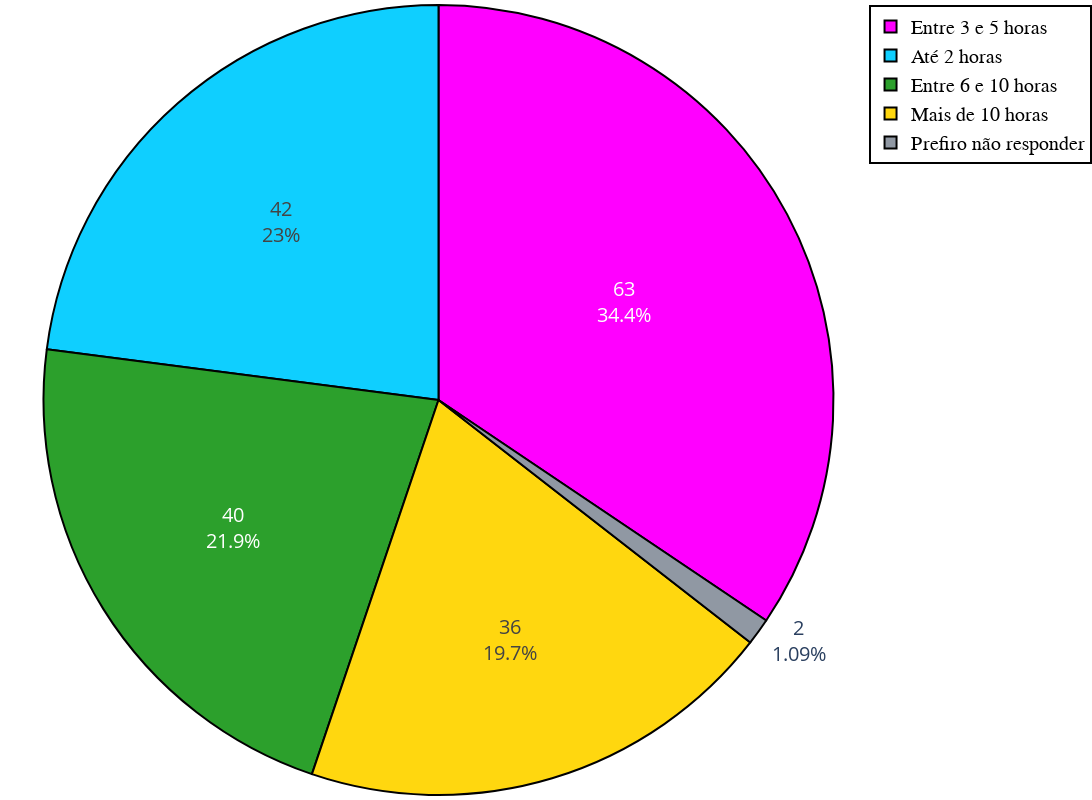

Notebook code cell kept with this figure:
### Code cell
# 3. Quanto tempo você gasta, em média, jogando jogos eletrônicos por semana?
# - Até 2 horas
# - Entre 3 e 5 horas
# - Entre 6 e 10 horas
# - Mais de 10 horas semanais
# - Prefiro não responder
    
# Pega a terceira coluna da df
q3 = df.iloc[:, 2]

# Separa as respostas
q3_2 = q3[q3 == 'Até 2 horas'].count()
q3_5 = q3[q3 == 'Entre 3 e 5 horas'].count()
q3_10 = q3[q3 == 'Entre 6 e 10 horas'].count()
q3_mais = q3[q3 == 'Mais de 10 horas semanais'].count()
q3_p = q3[q3 == 'Prefiro não responder'].count()

# Cria labels para o gráfico
labels = ['Até 2 horas', 'Entre 3 e 5 horas', 'Entre 6 e 10 horas', 'Mais de 10 horas', 'Prefiro não responder']

# Cria um gráfico de pizza
fig = go.Figure(data=[go.Pie(labels=labels, values=[q3_2, q3_5, q3_10, q3_mais, q3_p], 
                                textinfo='percent'+', value', insidetextorientation='auto' , textfont_size=20,
                                marker=dict(line=dict(color='black', width=2)))])

# Adiciona cores ao gráfico
fig.update_traces(marker_colors=[cores.azul, cores.rosa, cores.verde, cores.amarelo, cores.cinza])

# Atualiza o layout do gráfico
fig.update_layout(
    
    # Configurações do gráfico
    
    # Configura o título
    title=dict(
        font=dict(
            family='Arial',
            size=30,
            color='black'
        ),
        x=0.5
    ),
     
    autosize=False,
    width=1400,
    height=800,
    
    # Configura a legenda
    legend=dict(
        traceorder='normal',
        font=dict(
            family='sans-serif',
            size=20,
            color='black'
        ),
        bordercolor='Black',
        borderwidth=2
    ),
    
    # Padding para tirar o espaço em branco em volta do gráfico
    margin=dict(l=0, r=0, t=0, b=0)
)

fig.show()

### Figure 1 — Plotly figure (JSON) as saved in the notebook; plotly's stock layout.template omitted (floating-point values rounded to 4 significant figures)
{"data": [{"insidetextorientation": "auto", "labels": ["Até 2 horas", "Entre 3 e 5 horas", "Entre 6 e 10 horas", "Mais de 10 horas", "Prefiro não responder"], "marker": {"colors": ["#0fcfff", "#ff00ff", "#2ca02c", "#ffd70f", "#9098a3"], "line": {"color": "black", "width": 2}}, "textfont": {"size": 20}, "textinfo": "percent+value", "type": "pie", "values": [42, 63, 40, 36, 2]}], "layout": {"autosize": false, "height": 800, "legend": {"bordercolor": "Black", "borderwidth": 2, "font": {"color": "black", "family": "sans-serif", "size": 20}, "traceorder": "normal"}, "margin": {"b": 0, "l": 0, "r": 0, "t": 0}, "title": {"font": {"color": "black", "family": "Arial", "size": 30}, "x": 0.5}, "width": 1400}}
